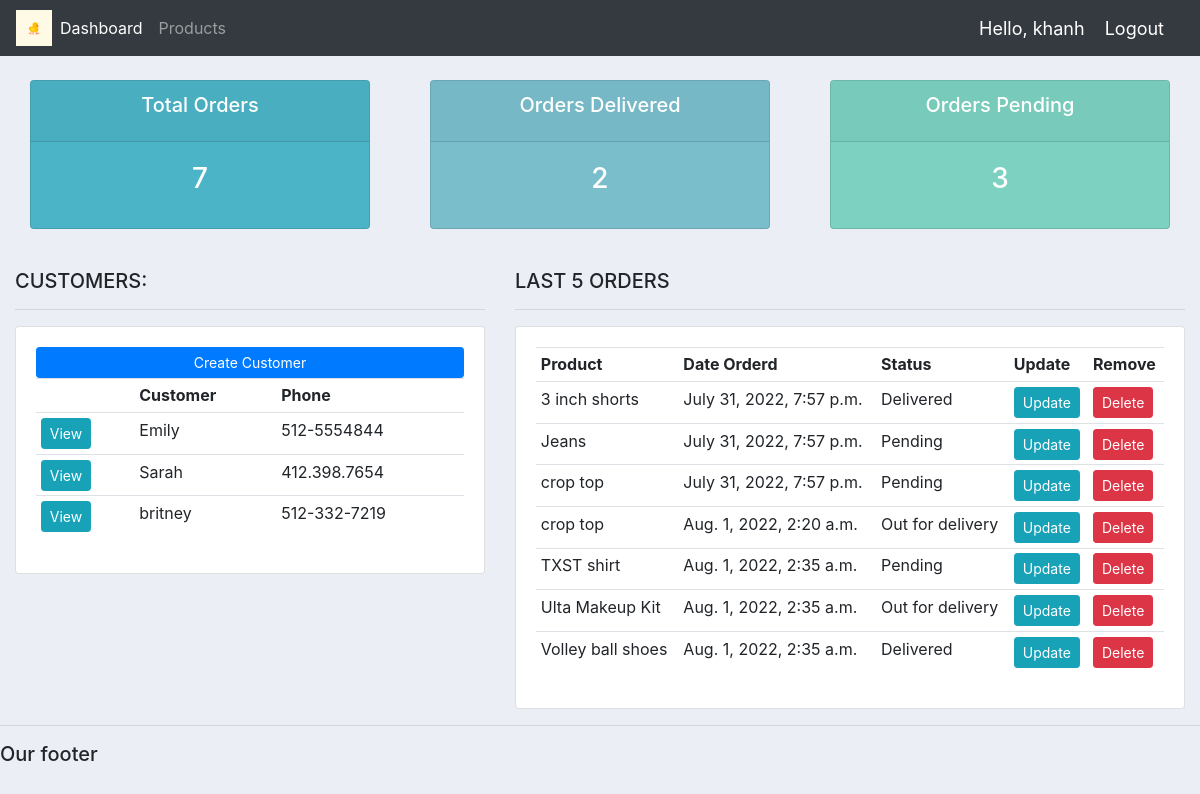
Before: / (signed in) with the older database file.
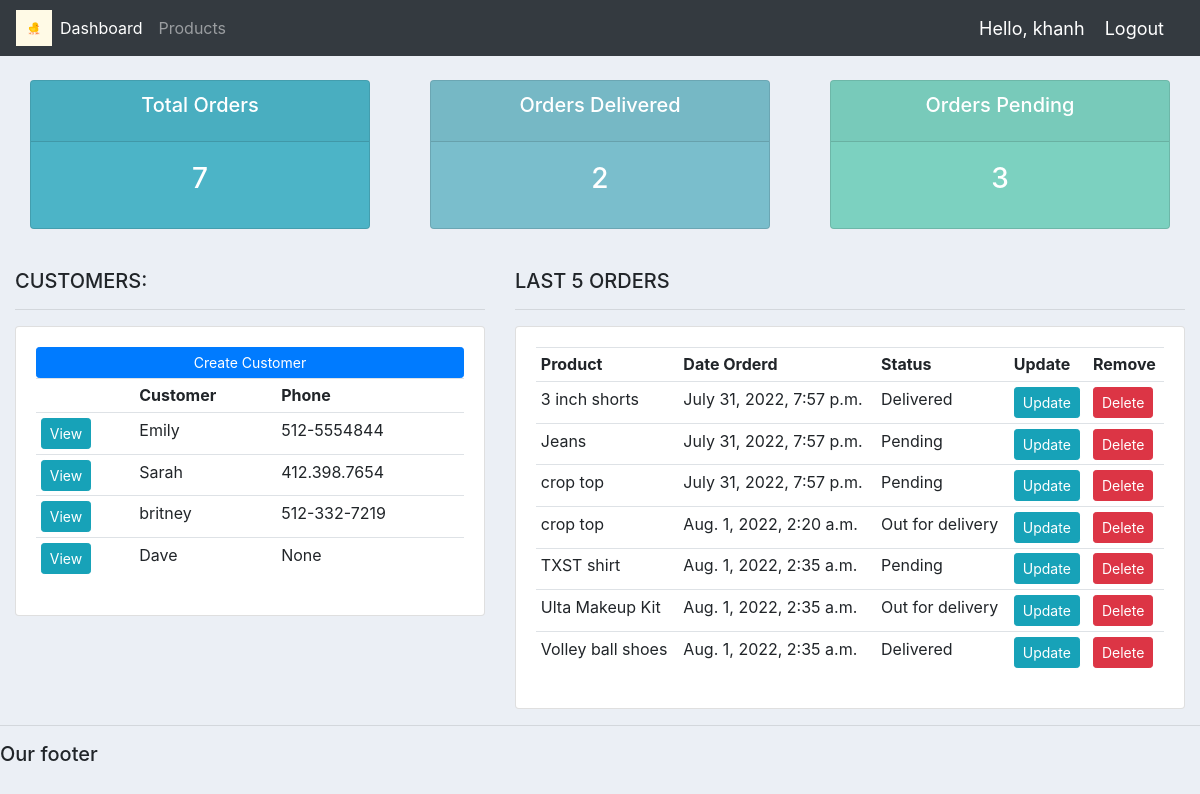
After: the same page with the newer database file.
### accounts/models.py (models this page shows, shortened)
class Customer(models.Model):
	user = models.OneToOneField(User, null=True, blank=True, on_delete=models.CASCADE)
	name = models.CharField(max_length=200, null=True)
	phone = models.CharField(max_length=200, null=True)
	email = models.CharField(max_length=200, null=True)
	profile_pic = models.ImageField(default="profile1.png", null=True, blank=True)
	date_created = models.DateTimeField(auto_now_add=True, null=True)

class Order(models.Model):
	STATUS = (
			('Pending', 'Pending'),
			('Out for delivery', 'Out for delivery'),
			('Delivered', 'Delivered'),
			)
	customer = models.ForeignKey(Customer, null=True, on_delete= models.SET_NULL)
	product = models.ForeignKey(Product, null=True, on_delete= models.SET_NULL)
	date_created = models.DateTimeField(auto_now_add=True, null=True)
	status = models.CharField(max_length=200, null=True, choices=STATUS)
	note = models.CharField(max_length=1000, null=True)

class Product(models.Model):
	CATEGORY = (
			('Indoor', 'Indoor'),
			('Out Door', 'Out Door'),
			)
	name = models.CharField(max_length=200, null=True)
	price = models.FloatField(null=True)
	category = models.CharField(max_length=200, null=True, choices=CATEGORY)
	description = models.CharField(max_length=200, null=True, blank=True)
	date_created = models.DateTimeField(auto_now_add=True, null=True)
	tags = models.ManyToManyField(Tag)
	def __str__(self):
		return self.name

### accounts/decorators.py (the view)
	def wrapper_function(request, *args, **kwargs):
		group = None
		if request.user.groups.exists():
			group = request.user.groups.all()[0].name
		if group == 'customer':
			return redirect('user-page')
		if group == 'admin':
			return view_func(request, *args, **kwargs)

### accounts/views.py (called while the page is built)
@login_required(login_url='login')
@admin_only
def home(request):
	orders = Order.objects.all()
	customers = Customer.objects.all()
	total_customers = customers.count()
	total_orders = orders.count()
	delivered = orders.filter(status='Delivered').count()
	pending = orders.filter(status='Pending').count()
	context = {'orders':orders, 'customers':customers,
	'total_orders':total_orders,'delivered':delivered,
	'pending':pending }
	return render(request, 'accounts/dashboard.html', context)

### accounts/templates/accounts/dashboard.html
{%  extends 'accounts/main.html' %}
{% block content %}
{%  include 'accounts/status.html' %}
<br>
<div class="row">
	<div class="col-md-5">
		<h5>CUSTOMERS:</h5>
		<hr>
		<div class="card card-body">
			<a class="btn btn-primary  btn-sm btn-block" href="">Create Customer</a>
			<table class="table table-sm">
				<tr>
					<th></th>
					<th>Customer</th>
					<th>Phone</th>
				</tr>
				{% for customer in customers %}
					<tr>
						<td><a class="btn btn-sm btn-info" href="{% url 'customer' customer.id %}">View</a></td>
						<td>{{customer.name}}</td>
						<td>{{customer.phone}}</td>
					</tr>
				{% endfor %}
			</table>
		</div>
	</div>
	<div class="col-md-7">
		<h5>LAST 5 ORDERS</h5>
		<hr>
		<div class="card card-body">
			<table class="table table-sm">
				<tr>
					<th>Product</th>
					<th>Date Orderd</th>
					<th>Status</th>
					<th>Update</th>
					<th>Remove</th>
				</tr>
				{% for order in orders %}
					<tr>
						<td>{{order.product}}</td>
						<td>{{order.date_created}}</td>
						<td>{{order.status}}</td>
						<td><a class="btn btn-sm btn-info" href="{% url 'update_order' order.id %}">Update</a></td>
						<td><a class="btn btn-sm btn-danger" href="{% url 'delete_order' order.id %}">Delete</a></td>
					</tr>
				{% endfor %}
			</table>
		</div>
	</div>
</div>
{% endblock %}

Changed rows visible on the page:
added Customer: name "Dave", phone "None"
